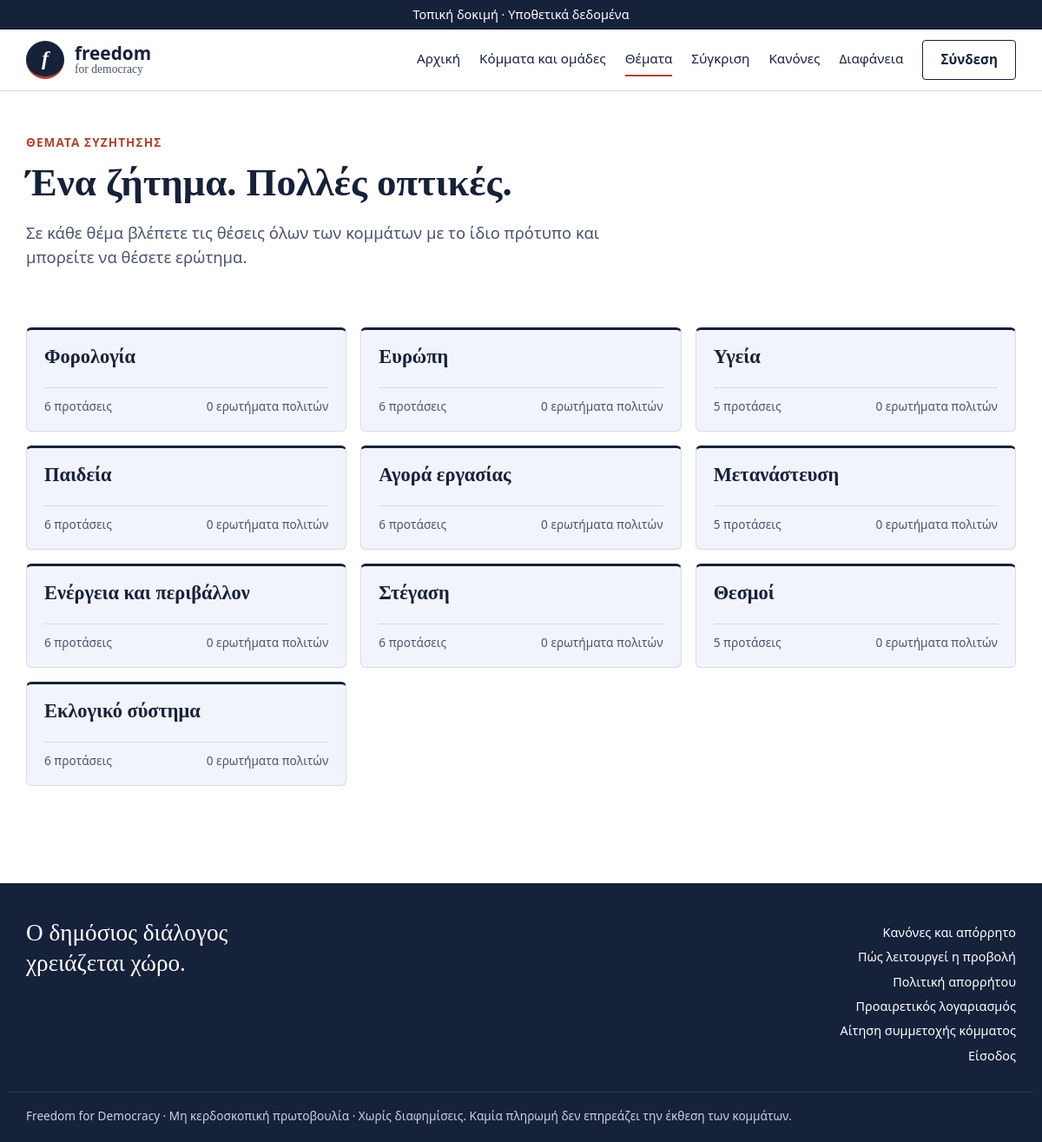
Screenshot of /themata/ with the database file from the repository.
### core/models.py (models this page shows, shortened)
class Topic(models.Model):
    name = models.CharField("Θέμα", max_length=80, unique=True)
    slug = models.CharField(max_length=80, unique=True)
    order = models.PositiveSmallIntegerField(default=0)
    class Meta:
        ordering = ["order", "name"]
        verbose_name = "Θέμα"
        verbose_name_plural = "Θέματα"

### core/views.py (the view)
# urls.py: path("themata/", views.topics_index, name="topics"),
def topics_index(request):
    topics = Topic.objects.annotate(
        n_prop=Count("proposals", filter=Q(proposals__is_published=True, proposals__party__is_published=True), distinct=True),
        n_q=Count("questions", filter=Q(questions__removed=False), distinct=True),
    )
    return render(request, "core/topics.html", {"topics": topics})

### core/citizens.py (called while the page is built)
def citizen_of(request):
    if not hasattr(request, "_citizen"):
        user = getattr(request, "user", None)
        profile = None
        if user is not None and user.is_authenticated:
            profile = CitizenProfile.objects.filter(user=user).first()
        request._citizen = profile
    return request._citizen

### core/context.py (called while the page is built)
def site(request):
    return {"demo_banner": settings.FD_DEMO_BANNER, "member_party": member_party(request),
            "apply_enabled": features.enabled(request, "applications"),
            "citizen": citizens.citizen_of(request),
            "accounts_mode": features.enabled(request, "citizen_accounts"),
            "compare_enabled": features.enabled(request, "comparison")}

### core/features.py (called while the page is built)
def enabled(request, key):
    from .models import FeatureFlag
    state = FeatureFlag.objects.filter(key=key).values_list("state", flat=True).first()
    if state is None and key in DEFAULTS:
        ensure_flags()
        state = FeatureFlag.objects.filter(key=key).values_list("state", flat=True).first()
    if state == FeatureFlag.ON:
        return True
    if state == FeatureFlag.TEST:
        user = getattr(request, "user", None)
        return bool(user and user.is_active and user.is_staff)
    return False

### core/members.py (called while the page is built)
def member_party(request):
    user = getattr(request, "user", None)
    if user is None or not user.is_authenticated:
        return None
    membership = getattr(user, "membership", None)
    return membership.party if membership else None

### core/templates/core/topics.html (shortened to what this page needs)
{% extends "core/base.html" %}
{% block body %}
<section class="wrap pad-top">
  <p class="eyebrow">Θέματα συζήτησης</p>
  <h1 class="display-s">Ένα ζήτημα. Πολλές οπτικές.</h1>
  <p class="lead">Σε κάθε θέμα βλέπετε τις θέσεις όλων των κομμάτων με το ίδιο πρότυπο και μπορείτε να θέσετε ερώτημα.</p>
</section>
<section class="wrap pad">
  <div class="grid tgrid">
    {% for t in topics %}
    <article class="card tcard">
      <h3><a href="{% url 'topic' t.slug %}">{{ t.name }}</a></h3>
      <p class="card-foot"><span>{{ t.n_prop }} προτάσεις</span><span>{{ t.n_q }} ερωτήματα πολιτών</span></p>
    </article>
    {% endfor %}
  </div>
</section>
{% endblock %}

### core/static/core/style.css (style rules this page uses)
:root { --navy: #16213a; --red: #b0432d; --tint: #f1f4fa; --line: #d5dbe8; --muted: #4a5470; --pale: #c9d1e3; --white: #ffffff; }
* { box-sizing: border-box; }
body { margin: 0; font-family: system-ui, -apple-system, "Segoe UI", Roboto, Arial, sans-serif; background: var(--white); color: var(--navy); line-height: 1.55; }
h1, h2, h3 { font-family: Georgia, "Times New Roman", serif; line-height: 1.2; color: var(--navy); }
h1 { font-size: 2rem; }
a { color: var(--red); }
.wrap { max-width: 1180px; margin: 0 auto; padding: 0 20px; }
.pad { padding-top: 32px; padding-bottom: 56px; }
.pad-top { padding-top: 48px; }
.lead { font-size: 1.15rem; color: var(--muted); max-width: 740px; }
.grid { display: grid; grid-template-columns: repeat(auto-fill, minmax(280px, 1fr)); gap: 16px; margin: 16px 0 32px; }
.card { background: var(--white); border: 1px solid var(--line); border-top: 3px solid var(--navy); border-radius: 6px; padding: 18px 20px; min-height: 150px; }
.card h3 { margin: 0 0 6px; font-size: 1.15rem; }
.card h3 a { color: var(--navy); text-decoration: none; }
.eyebrow { text-transform: uppercase; letter-spacing: 0.08em; color: var(--red); font-weight: 700; font-size: 0.85rem; margin: 0 0 12px; }
.display-s { font-size: 2.8rem; line-height: 1.1; margin: 0 0 14px; }
.card-foot { display: flex; justify-content: space-between; border-top: 1px solid var(--line); padding-top: 10px; margin: 8px 0 0; font-size: 0.85rem; color: var(--muted); }
.tcard { min-height: 120px; display: flex; flex-direction: column; justify-content: space-between; }
.tcard h3 { font-size: 1.4rem; }
.card.tcard { background: var(--tint); }

### rows the page displays
Topic: name "Φορολογία", n_prop "6", n_q "0"
Topic: name "Ευρώπη", n_prop "6", n_q "0"
Topic: name "Υγεία", n_prop "5", n_q "0"
Topic: name "Παιδεία", n_prop "6", n_q "0"
Topic: name "Αγορά εργασίας", n_prop "6", n_q "0"
Topic: name "Μετανάστευση", n_prop "5", n_q "0"
Topic: name "Ενέργεια και περιβάλλον", n_prop "6", n_q "0"
Topic: name "Στέγαση", n_prop "6", n_q "0"
Topic: name "Θεσμοί", n_prop "5", n_q "0"
Topic: name "Εκλογικό σύστημα", n_prop "6", n_q "0"
